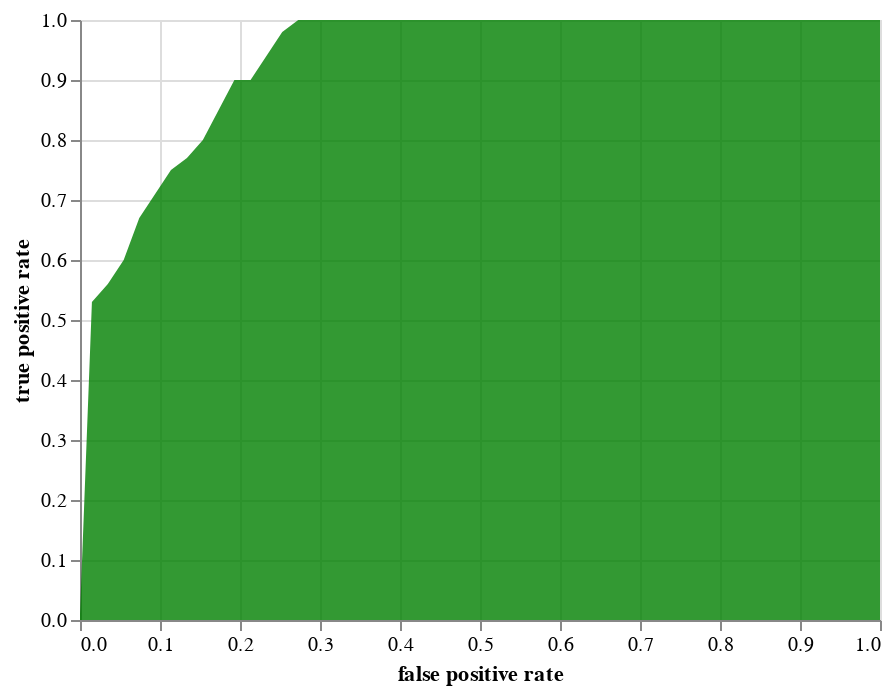

The notebook cell saved with this chart:
### Code cell
my_auc_roc_curve(df_5b.y,df_5b.proba,roc_plot=True)

### Figure 1 — Vega-Lite specification as saved in the notebook (floating-point values rounded to 4 significant figures)
{"config": {"view": {"continuousWidth": 400, "continuousHeight": 300}}, "data": {"name": "data-d4b4569215e73ec736f5fed31b8c0f21"}, "mark": {"type": "area", "fill": "green", "fillOpacity": 0.8}, "encoding": {"x": {"type": "quantitative", "field": "fpr", "title": "false positive rate"}, "y": {"type": "quantitative", "field": "tpr", "title": "true positive rate"}}, "$schema": "https://vega.github.io/schema/vega-lite/v4.8.1.json", "datasets": {"data-d4b4569215e73ec736f5fed31b8c0f21": [{"tpr": 0.01, "fpr": 0.0, "threshold": 0.5953}, {"tpr": 0.53, "fpr": 0.0149, "threshold": 0.5035}, {"tpr": 0.56, "fpr": 0.0348, "threshold": 0.4951}, {"tpr": 0.6, "fpr": 0.0546, "threshold": 0.486}, {"tpr": 0.67, "fpr": 0.0741, "threshold": 0.4785}, {"tpr": 0.71, "fpr": 0.0939, "threshold": 0.4709}, {"tpr": 0.75, "fpr": 0.1137, "threshold": 0.4628}, {"tpr": 0.77, "fpr": 0.1337, "threshold": 0.4542}, {"tpr": 0.8, "fpr": 0.1536, "threshold": 0.4468}, {"tpr": 0.85, "fpr": 0.1733, "threshold": 0.4395}, {"tpr": 0.9, "fpr": 0.193, "threshold": 0.4314}, {"tpr": 0.9, "fpr": 0.2132, "threshold": 0.4237}, {"tpr": 0.94, "fpr": 0.233, "threshold": 0.4154}, {"tpr": 0.98, "fpr": 0.2528, "threshold": 0.4059}, {"tpr": 1.0, "fpr": 0.2728, "threshold": 0.3978}, {"tpr": 1.0, "fpr": 0.293, "threshold": 0.3901}, {"tpr": 1.0, "fpr": 0.3132, "threshold": 0.3807}, {"tpr": 1.0, "fpr": 0.3334, "threshold": 0.3727}, {"tpr": 1.0, "fpr": 0.3536, "threshold": 0.3648}, {"tpr": 1.0, "fpr": 0.3738, "threshold": 0.3564}, {"tpr": 1.0, "fpr": 0.394, "threshold": 0.3478}, {"tpr": 1.0, "fpr": 0.4142, "threshold": 0.34}, {"tpr": 1.0, "fpr": 0.4344, "threshold": 0.3306}, {"tpr": 1.0, "fpr": 0.4546, "threshold": 0.3219}, {"tpr": 1.0, "fpr": 0.4748, "threshold": 0.3123}, {"tpr": 1.0, "fpr": 0.495, "threshold": 0.3034}, {"tpr": 1.0, "fpr": 0.5152, "threshold": 0.2952}, {"tpr": 1.0, "fpr": 0.5354, "threshold": 0.2868}, {"tpr": 1.0, "fpr": 0.5556, "threshold": 0.2791}, {"tpr": 1.0, "fpr": 0.5758, "threshold": 0.2703}, {"tpr": 1.0, "fpr": 0.596, "threshold": 0.2619}, {"tpr": 1.0, "fpr": 0.6162, "threshold": 0.2542}, {"tpr": 1.0, "fpr": 0.6364, "threshold": 0.2451}, {"tpr": 1.0, "fpr": 0.6566, "threshold": 0.2361}, {"tpr": 1.0, "fpr": 0.6768, "threshold": 0.2287}, {"tpr": 1.0, "fpr": 0.697, "threshold": 0.2211}, {"tpr": 1.0, "fpr": 0.7172, "threshold": 0.213}, {"tpr": 1.0, "fpr": 0.7374, "threshold": 0.2047}, {"tpr": 1.0, "fpr": 0.7576, "threshold": 0.1966}, {"tpr": 1.0, "fpr": 0.7778, "threshold": 0.188}, {"tpr": 1.0, "fpr": 0.798, "threshold": 0.1802}, {"tpr": 1.0, "fpr": 0.8182, "threshold": 0.1724}, {"tpr": 1.0, "fpr": 0.8384, "threshold": 0.1651}, {"tpr": 1.0, "fpr": 0.8586, "threshold": 0.1571}, {"tpr": 1.0, "fpr": 0.8788, "threshold": 0.1485}, {"tpr": 1.0, "fpr": 0.899, "threshold": 0.1406}, {"tpr": 1.0, "fpr": 0.9192, "threshold": 0.133}, {"tpr": 1.0, "fpr": 0.9394, "threshold": 0.1245}, {"tpr": 1.0, "fpr": 0.9596, "threshold": 0.1163}, {"tpr": 1.0, "fpr": 0.9798, "threshold": 0.1086}, {"tpr": 1.0, "fpr": 1.0, "threshold": 0.1}]}}
